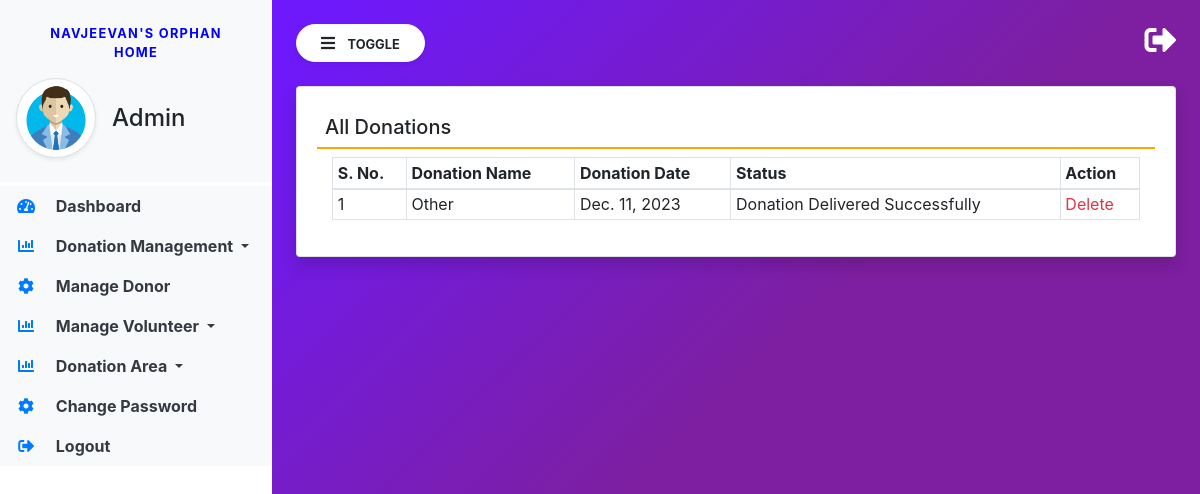
/all_donations (signed in), run on the app's committed database.
### donation/models.py (models this page shows, shortened)
class Donation(models.Model):
    donor = models.ForeignKey(Donor, on_delete=models.CASCADE)
    donationname = models.CharField(max_length=100,null=True)
    donationpic = models.FileField(null=True)
    collectionloc = models.CharField(max_length=300,null=True)
    description = models.CharField(max_length=300,null=True)
    status = models.CharField(max_length=30,null=True)
    donationdate = models.DateField(null=True)
    adminremark = models.CharField(max_length=200, null=True)
    volunteer = models.ForeignKey(Volunteer, on_delete=models.CASCADE,null=True)
    donationarea = models.ForeignKey(DonationArea, on_delete=models.CASCADE,null=True)
    volunteerremark = models.CharField(max_length=200, null=True)
    updationdate = models.DateField(null=True)

### donation/views.py (the view)
# urls.py: path('all_donations',all_donations,name='all_donations'),
def all_donations(request):
    if not request.user.is_authenticated:
        return redirect('admin_login')
    donation = Donation.objects.all()
    return render(request, 'all_donations.html', locals())

### donation/templates/all_donations.html
{% extends 'admin_base.html' %}
{% block main  %}
<div class="card shadow">
    <div class="card-body">
        <h5 class="p-2" style="border-bottom: 2px solid orange;">All Donations</h5>
<div class="container-fluid">
        <table class="table table-bordered table-sm" id="example">
            <thead>
                <tr>
                    <th>S. No.</th>
                    <th>Donation Name</th>
                    <th>Donation Date</th>
                    <th>Status</th>
                    <th>Action</th>
                </tr>
            </thead>
            <tbody>
                {% for i in donation %}
                <tr>
                    <td>{{forloop.counter}}</td>
                    <td>{{i.donationname}}</td>
                    <td>{{i.donationdate}}</td>
                    <td>{{i.status}}</td>
                    <td><a href="{% url 'delete_donation' i.id %}" class="text-danger" onclick="return confirm('Are You Sure?')">Delete</a></td>
                </tr>
                {% endfor %}
            </tbody>
        </table>
</div>
</div>
</div>
{% endblock %}

### donation/static/css/sidebar.css (style rules this page uses)
body { background-image : linear-gradient(135.9deg,rgba(109,25,252,1) 16.4%,rgba(125,31,160,1) 56.1%); min-height:100vh; }

### data on the page
Donation: donationname "Other", donationdate "Dec. 11, 2023", status "Donation Delivered Successfully"
